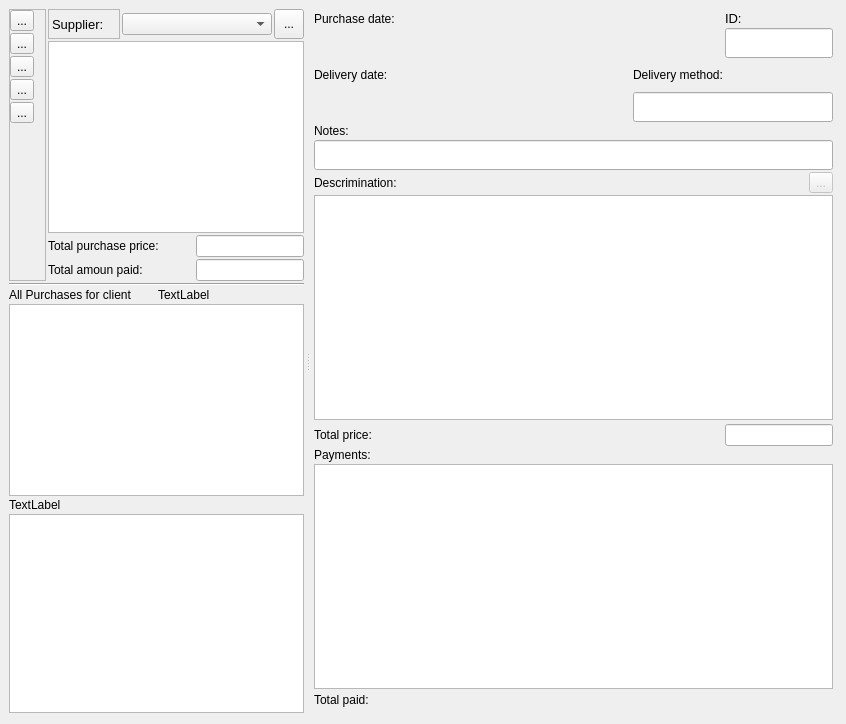
      <widget class="QWidget" name="tabDesign_4">
       <attribute name="title">
        <string>Design4</string>
       </attribute>
       <widget class="QSplitter" name="splitterBuyInfo">
        <property name="geometry">
         <rect>
          <x>7</x>
          <y>7</y>
          <width>830</width>
          <height>708</height>
         </rect>
        </property>
        <property name="sizePolicy">
         <sizepolicy hsizetype="Expanding" vsizetype="Expanding">
          <horstretch>0</horstretch>
          <verstretch>0</verstretch>
         </sizepolicy>
        </property>
        <property name="minimumSize">
         <size>
          <width>500</width>
          <height>0</height>
         </size>
        </property>
        <property name="maximumSize">
         <size>
          <width>16777215</width>
          <height>16777215</height>
         </size>
        </property>
        <property name="frameShape">
         <enum>QFrame::NoFrame</enum>
        </property>
        <property name="frameShadow">
         <enum>QFrame::Plain</enum>
        </property>
        <property name="lineWidth">
         <number>5</number>
        </property>
        <property name="orientation">
         <enum>Qt::Horizontal</enum>
        </property>
        <property name="childrenCollapsible">
         <bool>false</bool>
        </property>
        <widget class="QFrame" name="frmBuyJobList">
         <property name="minimumSize">
          <size>
           <width>100</width>
           <height>100</height>
          </size>
         </property>
         <property name="frameShape">
          <enum>QFrame::NoFrame</enum>
         </property>
         <property name="frameShadow">
          <enum>QFrame::Plain</enum>
         </property>
         <layout class="QVBoxLayout" name="verticalLayout_12">
          <property name="spacing">
           <number>2</number>
          </property>
          <property name="leftMargin">
           <number>2</number>
          </property>
          <property name="topMargin">
           <number>2</number>
          </property>
          <property name="rightMargin">
           <number>2</number>
          </property>
          <property name="bottomMargin">
           <number>2</number>
          </property>
          <item>
           <layout class="QGridLayout" name="gLayoutBuyJobListPanel" columnstretch="0,0,0,0,0">
            <property name="spacing">
             <number>2</number>
            </property>
            <item row="4" column="3" colspan="2">
             <widget class="vmLineEdit" name="txtBuyTotalPaidForJob"/>
            </item>
            <item row="1" column="4">
             <widget class="QToolButton" name="btnShowSuppliersDlg">
              <property name="minimumSize">
               <size>
                <width>30</width>
                <height>30</height>
               </size>
              </property>
              <property name="text">
               <string>...</string>
              </property>
              <property name="icon">
               <iconset resource="resources.qrc">
                <normaloff>:/resources/arrow-down.png</normaloff>:/resources/arrow-down.png</iconset>
              </property>
              <property name="checkable">
               <bool>false</bool>
              </property>
             </widget>
            </item>
            <item row="2" column="1" colspan="4">
             <widget class="vmListWidget" name="buysJobList">
              <property name="minimumSize">
               <size>
                <width>0</width>
                <height>0</height>
               </size>
              </property>
             </widget>
            </item>
            <item row="4" column="1" colspan="2">
             <widget class="QLabel" name="lblBuyTotalPaidForJob">
              <property name="text">
               <string>Total amoun paid:</string>
              </property>
             </widget>
            </item>
            <item row="1" column="2" colspan="2">
             <widget class="vmComboBox" name="cboBuySuppliers"/>
            </item>
            <item row="1" column="1">
             <widget class="QLabel" name="lblBuySupplier_2">
              <property name="minimumSize">
               <size>
                <width>0</width>
                <height>0</height>
               </size>
              </property>
              <property name="font">
               <font>
                <family>Arial</family>
                <pointsize>10</pointsize>
                <weight>50</weight>
                <bold>false</bold>
               </font>
              </property>
              <property name="frameShape">
               <enum>QFrame::StyledPanel</enum>
              </property>
              <property name="frameShadow">
               <enum>QFrame::Raised</enum>
              </property>
              <property name="text">
               <string>Supplier: </string>
              </property>
              <property name="textFormat">
               <enum>Qt::PlainText</enum>
              </property>
             </widget>
            </item>
            <item row="3" column="3" colspan="2">
             <widget class="vmLineEdit" name="txtBuyTotalPurchasePriceForJob"/>
            </item>
            <item row="3" column="1" colspan="2">
             <widget class="QLabel" name="lblBuyTotalPurchasePriceForJob">
              <property name="text">
               <string>Total purchase price:</string>
              </property>
             </widget>
            </item>
            <item row="1" column="0" rowspan="4">
             <widget class="QFrame" name="frame_8">
              <property name="frameShape">
               <enum>QFrame::StyledPanel</enum>
              </property>
              <property name="frameShadow">
               <enum>QFrame::Raised</enum>
              </property>
              <layout class="QVBoxLayout" name="verticalLayout_7">
               <property name="spacing">
                <number>2</number>
               </property>
               <property name="leftMargin">
                <number>0</number>
               </property>
               <property name="topMargin">
                <number>0</number>
               </property>
               <property name="rightMargin">
                <number>0</number>
               </property>
               <property name="bottomMargin">
                <number>0</number>
               </property>
               <item>
                <widget class="QToolButton" name="btnBuyEdit">
                 <property name="toolTip">
                  <string>Edit current selected purchase record</string>
                 </property>
                 <property name="text">
                  <string>...</string>
                 </property>
                 <property name="icon">
                  <iconset resource="resources.qrc">
                   <normaloff>:/resources/browse-controls/edit.png</normaloff>:/resources/browse-controls/edit.png</iconset>
                 </property>
                </widget>
               </item>
               <item>
                <widget class="QToolButton" name="btnBuyAdd">
                 <property name="toolTip">
                  <string>Insert a new purchase record</string>
                 </property>
                 <property name="text">
                  <string>...</string>
                 </property>
                 <property name="icon">
                  <iconset resource="resources.qrc">
                   <normaloff>:/resources/browse-controls/add.png</normaloff>:/resources/browse-controls/add.png</iconset>
                 </property>
                </widget>
               </item>
               <item>
                <widget class="QToolButton" name="btnBuySave">
                 <property name="toolTip">
                  <string>&lt;html&gt;&lt;head/&gt;&lt;body&gt;&lt;p&gt;Save alterations to the current purchase record&lt;/p&gt;&lt;/body&gt;&lt;/html&gt;</string>
                 </property>
                 <property name="text">
                  <string>...</string>
                 </property>
                 <property name="icon">
                  <iconset theme="document-save">
                   <normaloff>.</normaloff>.</iconset>
                 </property>
                </widget>
               </item>
               <item>
                <widget class="QToolButton" name="btnBuyDel">
                 <property name="toolTip">
                  <string>Remove current purchase record</string>
                 </property>
                 <property name="text">
                  <string>...</string>
                 </property>
                 <property name="icon">
                  <iconset resource="resources.qrc">
                   <normaloff>:/resources/browse-controls/remove.png</normaloff>:/resources/browse-controls/remove.png</iconset>
                 </property>
                </widget>
               </item>
               <item>
                <widget class="QToolButton" name="btnBuyCancel">
                 <property name="toolTip">
                  <string>Cancel alterations to currentpurchase record</string>
                 </property>
                 <property name="text">
                  <string>...</string>
                 </property>
                 <property name="icon">
                  <iconset resource="resources.qrc">
                   <normaloff>:/resources/cancel.png</normaloff>:/resources/cancel.png</iconset>
                 </property>
                </widget>
               </item>
               <item>
                <spacer name="verticalSpacer_5">
                 <property name="orientation">
                  <enum>Qt::Vertical</enum>
                 </property>
                 <property name="sizeHint" stdset="0">
                  <size>
                   <width>20</width>
                   <height>40</height>
                  </size>
                 </property>
                </spacer>
               </item>
              </layout>
             </widget>
            </item>
           </layout>
          </item>
          <item>
           <widget class="Line" name="line_6">
            <property name="orientation">
             <enum>Qt::Horizontal</enum>
            </property>
           </widget>
          </item>
          <item>
           <layout class="QGridLayout" name="gLayoutBuyListPanel">
            <property name="spacing">
             <number>2</number>
            </property>
            <item row="0" column="0">
             <widget class="QLabel" name="lblBuyAllPurchases">
              <property name="text">
               <string>All Purchases for client</string>
              </property>
             </widget>
            </item>
            <item row="1" column="0" rowspan="5" colspan="2">
             <widget class="vmListWidget" name="buysList">
              <property name="minimumSize">
               <size>
                <width>0</width>
                <height>0</height>
               </size>
              </property>
             </widget>
            </item>
            <item row="0" column="1">
             <widget class="QLabel" name="lblBuyAllPurchases_client">
              <property name="text">
               <string>TextLabel</string>
              </property>
             </widget>
            </item>
           </layout>
          </item>
          <item>
           <layout class="QVBoxLayout" name="vLayoutBuySuppliersPanel">
            <property name="spacing">
             <number>2</number>
            </property>
            <item>
             <widget class="QLabel" name="lblBuySupplierBuys">
              <property name="text">
               <string>TextLabel</string>
              </property>
             </widget>
            </item>
            <item>
             <widget class="vmListWidget" name="lstBuySuppliers">
              <property name="minimumSize">
               <size>
                <width>0</width>
                <height>0</height>
               </size>
              </property>
             </widget>
            </item>
           </layout>
          </item>
         </layout>
        </widget>
        <widget class="QFrame" name="frmBuyInfo">
         <property name="sizePolicy">
          <sizepolicy hsizetype="Expanding" vsizetype="Preferred">
           <horstretch>0</horstretch>
           <verstretch>0</verstretch>
          </sizepolicy>
         </property>
         <property name="minimumSize">
          <size>
           <width>300</width>
           <height>100</height>
          </size>
         </property>
         <property name="frameShape">
          <enum>QFrame::NoFrame</enum>
         </property>
         <property name="frameShadow">
          <enum>QFrame::Plain</enum>
         </property>
         <layout class="QHBoxLayout" name="horizontalLayout" stretch="0">
          <property name="spacing">
           <number>2</number>
          </property>
          <property name="leftMargin">
           <number>2</number>
          </property>
          <property name="topMargin">
           <number>2</number>
          </property>
          <property name="rightMargin">
           <number>2</number>
          </property>
          <property name="bottomMargin">
           <number>2</number>
          </property>
          <item>
           <layout class="QGridLayout" name="gLayoutBuyForms" rowstretch="0,0,0,0,0,0,0,0,0,0,0,0,0,0,0,0,0,0" columnstretch="1,0,0,0" rowminimumheight="0,0,0,0,0,0,0,0,0,0,0,0,0,0,0,0,0,0">
            <property name="leftMargin">
             <number>2</number>
            </property>
            <property name="topMargin">
             <number>2</number>
            </property>
            <property name="rightMargin">
             <number>2</number>
            </property>
            <property name="bottomMargin">
             <number>2</number>
            </property>
            <property name="spacing">
             <number>2</number>
            </property>
            <item row="2" column="1" colspan="2">
             <widget class="QLabel" name="lblBuyDeliverMethod_2">
              <property name="minimumSize">
               <size>
                <width>0</width>
                <height>30</height>
               </size>
              </property>
              <property name="maximumSize">
               <size>
                <width>16777215</width>
                <height>40</height>
               </size>
              </property>
              <property name="frameShape">
               <enum>QFrame::NoFrame</enum>
              </property>
              <property name="frameShadow">
               <enum>QFrame::Plain</enum>
              </property>
              <property name="text">
               <string>Delivery method:</string>
              </property>
              <property name="textFormat">
               <enum>Qt::PlainText</enum>
              </property>
             </widget>
            </item>
            <item row="2" column="0">
             <widget class="QLabel" name="lblBuyDeliverDate">
              <property name="maximumSize">
               <size>
                <width>16777215</width>
                <height>40</height>
               </size>
              </property>
              <property name="frameShape">
               <enum>QFrame::NoFrame</enum>
              </property>
              <property name="frameShadow">
               <enum>QFrame::Plain</enum>
              </property>
              <property name="text">
               <string>Delivery date:</string>
              </property>
              <property name="textFormat">
               <enum>Qt::PlainText</enum>
              </property>
             </widget>
            </item>
            <item row="3" column="0">
             <widget class="vmDateEdit" name="dteBuyDeliveryDate" native="true"/>
            </item>
            <item row="3" column="1" colspan="3">
             <widget class="vmLineEdit" name="txtBuyDeliveryMethod">
              <property name="minimumSize">
               <size>
                <width>0</width>
                <height>30</height>
               </size>
              </property>
             </widget>
            </item>
            <item row="0" column="0" colspan="3">
             <widget class="QLabel" name="lblBuyDate_2">
              <property name="maximumSize">
               <size>
                <width>16777215</width>
                <height>40</height>
               </size>
              </property>
              <property name="frameShape">
               <enum>QFrame::NoFrame</enum>
              </property>
              <property name="frameShadow">
               <enum>QFrame::Plain</enum>
              </property>
              <property name="text">
               <string>Purchase date:</string>
              </property>
              <property name="textFormat">
               <enum>Qt::PlainText</enum>
              </property>
             </widget>
            </item>
            <item row="17" column="0" colspan="4">
             <widget class="QFrame" name="frmBuyPaymentsUtilities">
              <property name="minimumSize">
               <size>
                <width>0</width>
                <height>0</height>
               </size>
              </property>
              <property name="frameShape">
               <enum>QFrame::NoFrame</enum>
              </property>
              <property name="frameShadow">
               <enum>QFrame::Raised</enum>
              </property>
              <layout class="QVBoxLayout" name="layoutBuyPaymentsUtilities">
               <property name="spacing">
                <number>0</number>
               </property>
               <property name="leftMargin">
                <number>0</number>
               </property>
               <property name="topMargin">
                <number>0</number>
               </property>
               <property name="rightMargin">
                <number>0</number>
               </property>
               <property name="bottomMargin">
                <number>0</number>
               </property>
              </layout>
             </widget>
            </item>
            <item row="12" column="0" colspan="4">
             <widget class="QFrame" name="frmBuyItemsUtilities">
              <property name="minimumSize">
               <size>
                <width>0</width>
                <height>0</height>
               </size>
              </property>
              <property name="frameShape">
               <enum>QFrame::NoFrame</enum>
              </property>
              <property name="frameShadow">
               <enum>QFrame::Raised</enum>
              </property>
              <layout class="QVBoxLayout" name="layoutBuyItemsUtilities">
               <property name="spacing">
                <number>0</number>
               </property>
               <property name="leftMargin">
                <number>0</number>
               </property>
               <property name="topMargin">
                <number>0</number>
               </property>
               <property name="rightMargin">
                <number>0</number>
               </property>
               <property name="bottomMargin">
                <number>0</number>
               </property>
              </layout>
             </widget>
            </item>
            <item row="1" column="3">
             <widget class="vmLineEdit" name="txtBuyID">
              <property name="minimumSize">
               <size>
                <width>0</width>
                <height>30</height>
               </size>
              </property>
              <property name="maximumSize">
               <size>
                <width>16777215</width>
                <height>30</height>
               </size>
              </property>
              <property name="focusPolicy">
               <enum>Qt::NoFocus</enum>
              </property>
              <property name="readOnly">
               <bool>true</bool>
              </property>
             </widget>
            </item>
            <item row="8" column="0">
             <widget class="QWidget" name="widget_2" native="true"/>
            </item>
            <item row="16" column="0">
             <widget class="QWidget" name="widget_3" native="true"/>
            </item>
            <item row="6" column="0">
             <widget class="QLabel" name="lblBuyPayments">
              <property name="text">
               <string>Descrimination:</string>
              </property>
             </widget>
            </item>
            <item row="4" column="0">
             <widget class="QLabel" name="lblBuyNotes_2">
              <property name="maximumSize">
               <size>
                <width>16777215</width>
                <height>30</height>
               </size>
              </property>
              <property name="text">
               <string>Notes:</string>
              </property>
             </widget>
            </item>
            <item row="0" column="3">
             <widget class="QLabel" name="lblBuyID_2">
              <property name="maximumSize">
               <size>
                <width>50</width>
                <height>30</height>
               </size>
              </property>
              <property name="font">
               <font>
                <family>Arial</family>
                <pointsize>10</pointsize>
                <weight>50</weight>
                <bold>false</bold>
               </font>
              </property>
              <property name="frameShape">
               <enum>QFrame::NoFrame</enum>
              </property>
              <property name="frameShadow">
               <enum>QFrame::Plain</enum>
              </property>
              <property name="text">
               <string>ID:</string>
              </property>
              <property name="textFormat">
               <enum>Qt::PlainText</enum>
              </property>
             </widget>
            </item>
            <item row="5" column="0" colspan="4">
             <widget class="vmLineEdit" name="txtBuyNotes">
              <property name="minimumSize">
               <size>
                <width>0</width>
                <height>30</height>
               </size>
              </property>
             </widget>
            </item>
            <item row="1" column="0">
             <widget class="vmDateEdit" name="dteBuyDate" native="true"/>
            </item>
            <item row="6" column="3">
             <layout class="QHBoxLayout" name="horizontalLayout_9">
              <item>
               <spacer name="horizontalSpacer_3">
                <property name="orientation">
                 <enum>Qt::Horizontal</enum>
                </property>
                <property name="sizeHint" stdset="0">
                 <size>
                  <width>40</width>
                  <height>20</height>
                 </size>
                </property>
               </spacer>
              </item>
              <item>
               <widget class="QToolButton" name="btnBuyCopyRows">
                <property name="enabled">
                 <bool>false</bool>
                </property>
                <property name="minimumSize">
                 <size>
                  <width>0</width>
                  <height>0</height>
                 </size>
                </property>
                <property name="toolTip">
                 <string>Copy list to quick project</string>
                </property>
                <property name="layoutDirection">
                 <enum>Qt::LeftToRight</enum>
                </property>
                <property name="text">
                 <string>...</string>
                </property>
                <property name="icon">
                 <iconset resource="resources.qrc">
                  <normaloff>:/resources/copy_buy_to_qp.png</normaloff>:/resources/copy_buy_to_qp.png</iconset>
                </property>
               </widget>
              </item>
             </layout>
            </item>
            <item row="9" column="0">
             <widget class="QLabel" name="lblBuyTotalPrice">
              <property name="text">
               <string>Total price:</string>
              </property>
             </widget>
            </item>
            <item row="10" column="0">
             <widget class="QLabel" name="lblBuyItems">
              <property name="text">
               <string>Payments:</string>
              </property>
             </widget>
            </item>
            <item row="13" column="0">
             <widget class="QLabel" name="lblBuyTotalPaid">
              <property name="text">
               <string>Total paid:</string>
              </property>
             </widget>
            </item>
            <item row="7" column="0" colspan="4">
             <widget class="vmTableWidget" name="tableBuyItems">
              <property name="minimumSize">
               <size>
                <width>500</width>
                <height>0</height>
               </size>
              </property>
              <property name="frameShape">
               <enum>QFrame::StyledPanel</enum>
              </property>
              <property name="frameShadow">
               <enum>QFrame::Raised</enum>
              </property>
             </widget>
            </item>
            <item row="9" column="3">
             <widget class="vmLineEdit" name="txtBuyTotalPrice"/>
            </item>
            <item row="11" column="0" colspan="4">
             <widget class="vmTableWidget" name="tableBuyPayments">
              <property name="minimumSize">
               <size>
                <width>500</width>
                <height>0</height>
               </size>
              </property>
              <property name="frameShape">
               <enum>QFrame::StyledPanel</enum>
              </property>
              <property name="frameShadow">
               <enum>QFrame::Raised</enum>
              </property>
             </widget>
            </item>
            <item row="13" column="3">
             <widget class="vmLineEditWithButton" name="txtBuyTotalPaid" native="true">
              <property name="inputMethodHints">
               <set>Qt::ImhFormattedNumbersOnly</set>
              </property>
             </widget>
            </item>
           </layout>
          </item>
         </layout>
        </widget>
       </widget>
      </widget>
